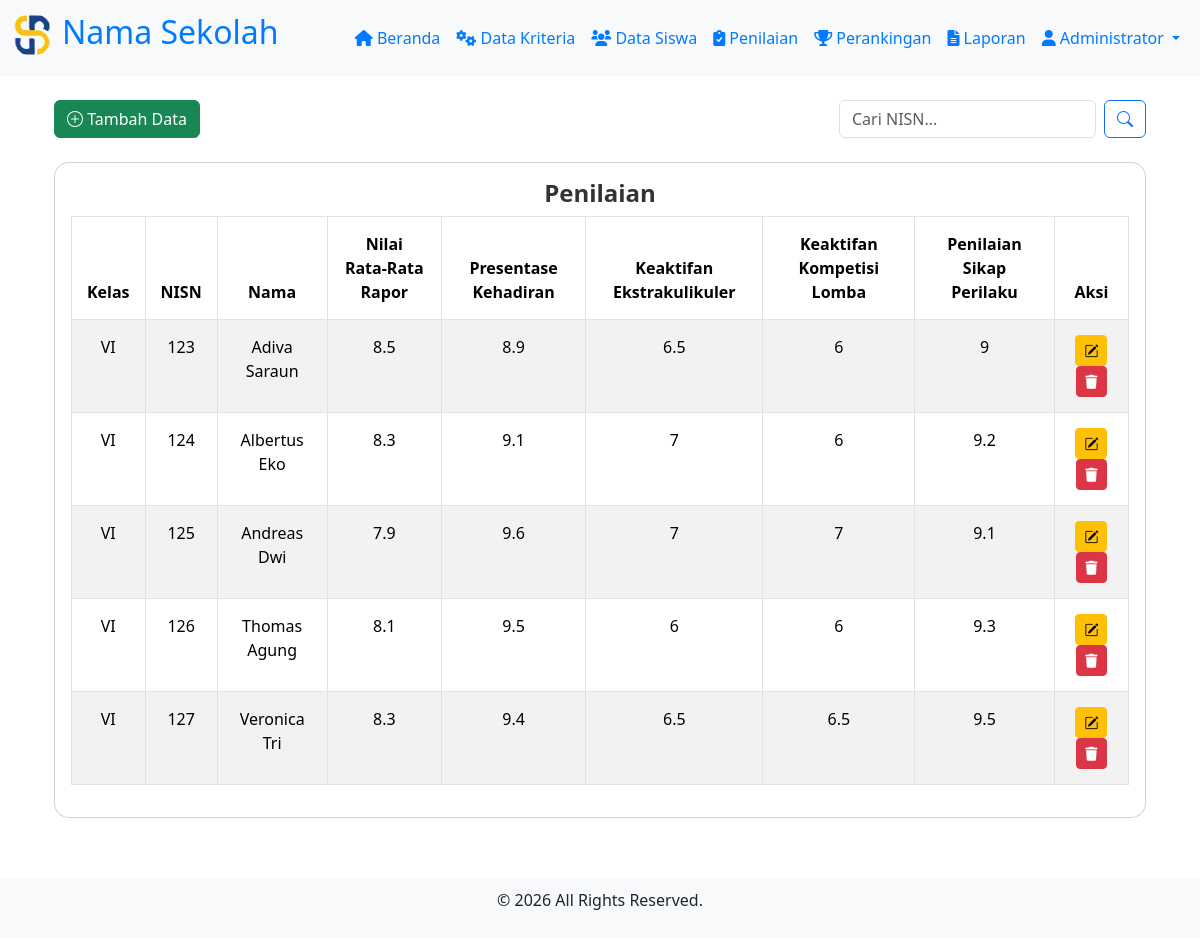
The app's page /menu.php?page=penilaian (signed in), older data.
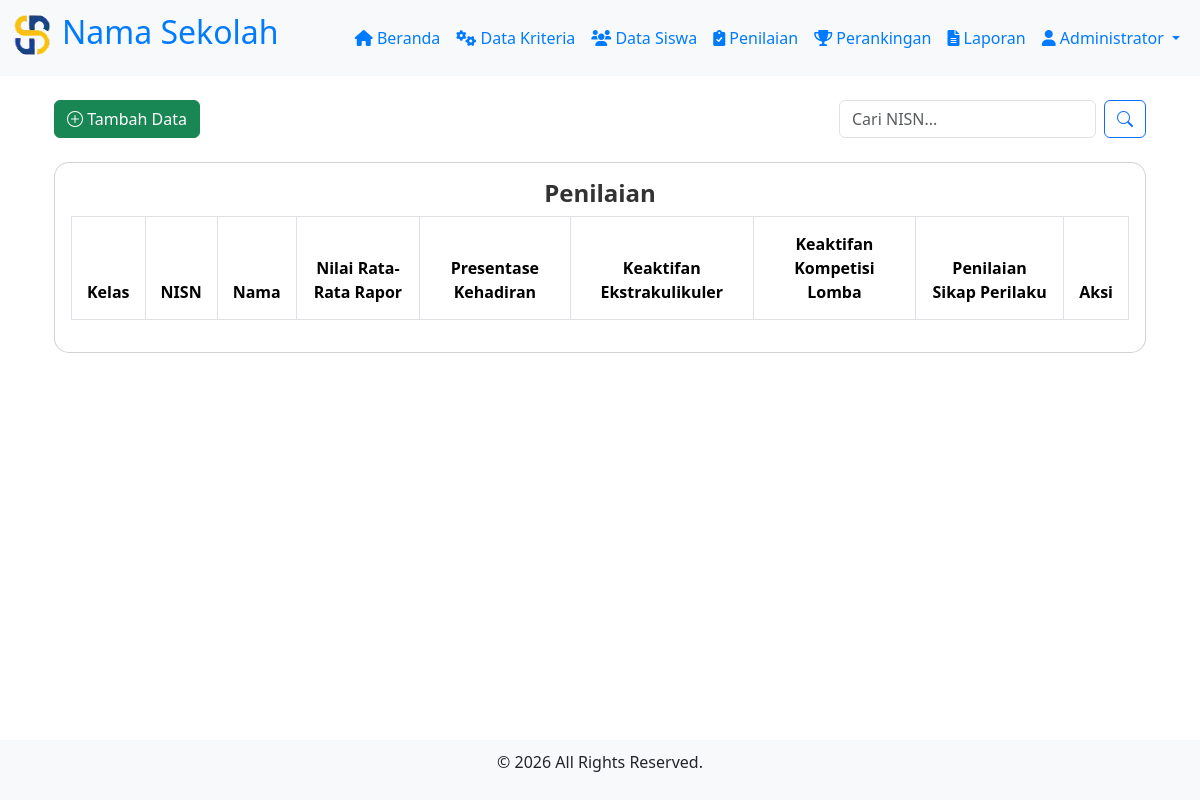
The same page, newer data.
### tables this page shows
CREATE TABLE `kriteria` (
  `kode` varchar(10) NOT NULL,
  `nama` varchar(50) NOT NULL,
  `bobot` double NOT NULL
);

CREATE TABLE `penilaian` (
  `kelas` varchar(10) NOT NULL,
  `nisn` varchar(20) NOT NULL,
  `nama` varchar(50) NOT NULL,
  `nilai_rata_rata_rapor` double DEFAULT NULL,
  `presentase_kehadiran` double DEFAULT NULL,
  `keaktifan_ekstrakulikuler` double DEFAULT NULL,
  `keaktifan_kompetisi_lomba` double DEFAULT NULL,
  `penilaian_sikap_perilaku` double DEFAULT NULL
);

### penilaian.php (the view, shortened to what this page needs)
<?php
    include 'connection.php';
    $search_nisn = '';
    $query = "SELECT * FROM penilaian WHERE nisn LIKE '%$search_nisn%' ORDER BY FIELD(kelas, 'I', 'II', 'III', 'IV', 'V', 'VI'), nama ASC";
    $result = mysqli_query($koneksi, $query);
?>
<!DOCTYPE html>
<html lang="id">
<head>
    <link href="https://cdn.jsdelivr.net/npm/bootstrap@5.3.3/dist/css/bootstrap.min.css" rel="stylesheet">
    <link rel="stylesheet" href="https://cdn.jsdelivr.net/npm/bootstrap-icons/font/bootstrap-icons.css">
</head>
<body>
    <div class="container">
        <div class="d-flex justify-content-between mb-4">
            <button class="btn btn-success" data-bs-toggle="modal" data-bs-target="#tambahModal">
                <i class="bi bi-plus-circle"></i> Tambah Data
            </button>
            <form method="POST" class="d-flex align-items-center" style="max-width: 400px;">
                <input type="text" name="search_nisn" class="form-control me-2" placeholder="Cari NISN..." value="<?php echo $search_nisn; ?>">
                <button type="submit" class="btn btn-outline-primary">
                    <i class="bi bi-search"></i>
                </button>
            </form>
        </div>
        <div class="card">
            <div class="card-body">
                <h4>Penilaian</h4>
                <div class="table-responsive">
                    <table class="table table-bordered table-striped table-hover">
                        <thead>
                            <tr>
                                <th>Kelas</th>
                                <th>NISN</th>
                                <th>Nama</th>
                                <?php
                                    $sql_kriteria = "SELECT * FROM kriteria";
                                    $result_kriteria = $koneksi->query($sql_kriteria);
                                    while($row_kriteria = $result_kriteria->fetch_assoc()) {
                                        $nama = $row_kriteria['nama'];
                                        echo '<th>'.$nama.'</th>';
                                    }
                                ?>
                                <th>Aksi</th>
                            </tr>
                        </thead>
                        <?php
                        $columns_result = mysqli_query($koneksi, "SHOW COLUMNS FROM penilaian");
                        $columns = [];
                        while ($col = mysqli_fetch_assoc($columns_result)) {
                            $columns[] = $col['Field'];
                        }
                        $exclude_columns = ['kelas', 'nisn', 'nama'];
                        ?>
                        <tbody>
                        <?php while ($row = mysqli_fetch_assoc($result)): ?>
                            <tr>
                                <?php
                                foreach ($exclude_columns as $ex_col) {
                                    echo '<td>' . htmlspecialchars($row[$ex_col]) . '</td>';
                                }
                                foreach ($columns as $col) {
                                    if (!in_array($col, $exclude_columns)) {
                                        echo '<td>' . htmlspecialchars($row[$col]) . '</td>';
                                    }
                                }
                                ?>
                                <td>
                                    <button class="btn btn-warning btn-sm btn-edit"
                                            data-bs-toggle="modal"
                                            data-bs-target="#ubahModal"
                                            data-nisn="<?php echo htmlspecialchars($row['nisn']); ?>"
                                            data-nama="<?php echo htmlspecialchars($row['nama']); ?>"
                                            <?php
                                                foreach ($columns as $col) {
                                                    if (!in_array($col, $exclude_columns)) {
                                                        $val = htmlspecialchars($row[$col]);
                                                        echo "data-$col=\"$val\" ";
                                                    }
                                                }
                                            ?>>
                                        <i class="bi bi-pencil-square"></i>
                                    </button>
                                    <a href="penilaian.php?hapus=<?php echo $row['nisn']; ?>" onclick="return confirm('Yakin Hapus Data?')" class="btn btn-danger btn-sm">
                                        <i class="fas fa-trash"></i>
                                    </a>
                                </td>
                            </tr>
                        <?php endwhile; ?>
                        </tbody>
                    </table>
                </div>
            </div>
        </div>
    </div>
</body>
</html>

### menu.php (shortened to what this page needs)
<!DOCTYPE html>
<html lang="en">
  <head>
    <link rel="stylesheet" href="https://cdn.jsdelivr.net/npm/bootstrap-icons@1.11.3/font/bootstrap-icons.min.css">
    <link href="https://cdn.jsdelivr.net/npm/bootstrap@5.3.3/dist/css/bootstrap.min.css" rel="stylesheet">
    <link href="https://cdnjs.cloudflare.com/ajax/libs/font-awesome/6.0.0-beta3/css/all.min.css" rel="stylesheet">
  </head>
  <body>
    <nav class="navbar navbar-expand-lg navbar-light bg-light">
        <div class="container-fluid">
          <a class="navbar-brand" href="menu.php">
            <h2><img src="gambar/logo.png" alt="Logo" style="width: 40px; height: 40px; margin-right: 10px;">Nama Sekolah</h2>
          </a>
          <div class="collapse navbar-collapse" id="navbarNav">
            <ul class="navbar-nav ms-auto mb-2 mb-lg-0">
              <li class="nav-item">
                <a class="nav-link active" aria-current="page" href="menu.php"><i class="fas fa-home"></i> Beranda</a>
              </li>
              <li class="nav-item">
                <a class="nav-link" href="menu.php?page=kriteria"><i class="fas fa-cogs"></i> Data Kriteria</a>
              </li>
              <li class="nav-item">
                <a class="nav-link" href="menu.php?page=siswa"><i class="fas fa-users"></i> Data Siswa</a>
              </li>
              <li class="nav-item">
                <a class="nav-link" href="menu.php?page=penilaian"><i class="fas fa-clipboard-check"></i> Penilaian</a>
              </li>
              <li class="nav-item">
                <a class="nav-link" href="menu.php?page=perankingan"><i class="fas fa-trophy"></i> Perankingan</a>
              </li>
              <li class="nav-item">
                <a class="nav-link" href="menu.php?page=laporan"><i class="fas fa-file-alt"></i> Laporan</a>
              </li>
              <li class="nav-item dropdown">
                <a class="nav-link dropdown-toggle" href="#" id="navbarDropdown" role="button" data-bs-toggle="dropdown" aria-expanded="false">
                  <i class="fas fa-user"></i> <?php echo $_SESSION['full_name']; ?>
                </a>
              </li>
            </ul>
          </div>
        </div>
    </nav>
    <div class="container mt-4">
        <?php
            $page = isset($_GET['page']) ? $_GET['page'] : 'beranda';
            $pages = ['beranda', 'kriteria', 'siswa', 'penilaian', 'perankingan', 'laporan'];
            if (in_array($page, $pages)) {
                include("$page.php");
            } else {
                include('beranda.php');
            }
        ?>
    </div>
    <footer>
        <p>&copy; <?php echo date("Y"); ?> All Rights Reserved.</p>
    </footer>
  </body>
</html>

### menu.php (style rules this page uses)
.navbar-brand h2, .nav-link { color: #007bff !important; }
.container { margin-top: 20px; padding-bottom: 60px; }
.navbar { position: sticky; top: 0; z-index: 1030; }
footer { position: fixed; bottom: 0; width: 100%; background-color: #f8f9fa; padding: 10px 0; text-align: center; }

### penilaian.php (style rules this page uses)
body { background-color: #ffffff; }
.card { border-radius: 15px; }
h4 { color: #333; font-weight: 600; font-size: 24px; text-align: center; }
.table th, .table td { text-align: center; padding: 15px; }
.table thead { background-color: #007bff; color: white; }
.table-responsive { overflow-x: auto; }

Row changes from the older to the newer data that the page shows:
removed penilaian: kelas "VI", nisn "123", nama "Adiva Saraun", nilai_rata_rata_rapor "8.5", presentase_kehadiran "8.9", keaktifan_ekstrakulikuler "6.5", keaktifan_kompetisi_lomba "6", penilaian_sikap_perilaku "9"
removed penilaian: kelas "VI", nisn "124", nama "Albertus Eko", nilai_rata_rata_rapor "8.3", presentase_kehadiran "9.1", keaktifan_ekstrakulikuler "7", keaktifan_kompetisi_lomba "6", penilaian_sikap_perilaku "9.2"
removed penilaian: kelas "VI", nisn "125", nama "Andreas Dwi", nilai_rata_rata_rapor "7.9", presentase_kehadiran "9.6", keaktifan_ekstrakulikuler "7", keaktifan_kompetisi_lomba "7", penilaian_sikap_perilaku "9.1"
removed penilaian: kelas "VI", nisn "126", nama "Thomas Agung", nilai_rata_rata_rapor "8.1", presentase_kehadiran "9.5", keaktifan_ekstrakulikuler "6", keaktifan_kompetisi_lomba "6", penilaian_sikap_perilaku "9.3"
removed penilaian: kelas "VI", nisn "127", nama "Veronica Tri", nilai_rata_rata_rapor "8.3", presentase_kehadiran "9.4", keaktifan_ekstrakulikuler "6.5", keaktifan_kompetisi_lomba "6.5", penilaian_sikap_perilaku "9.5"
